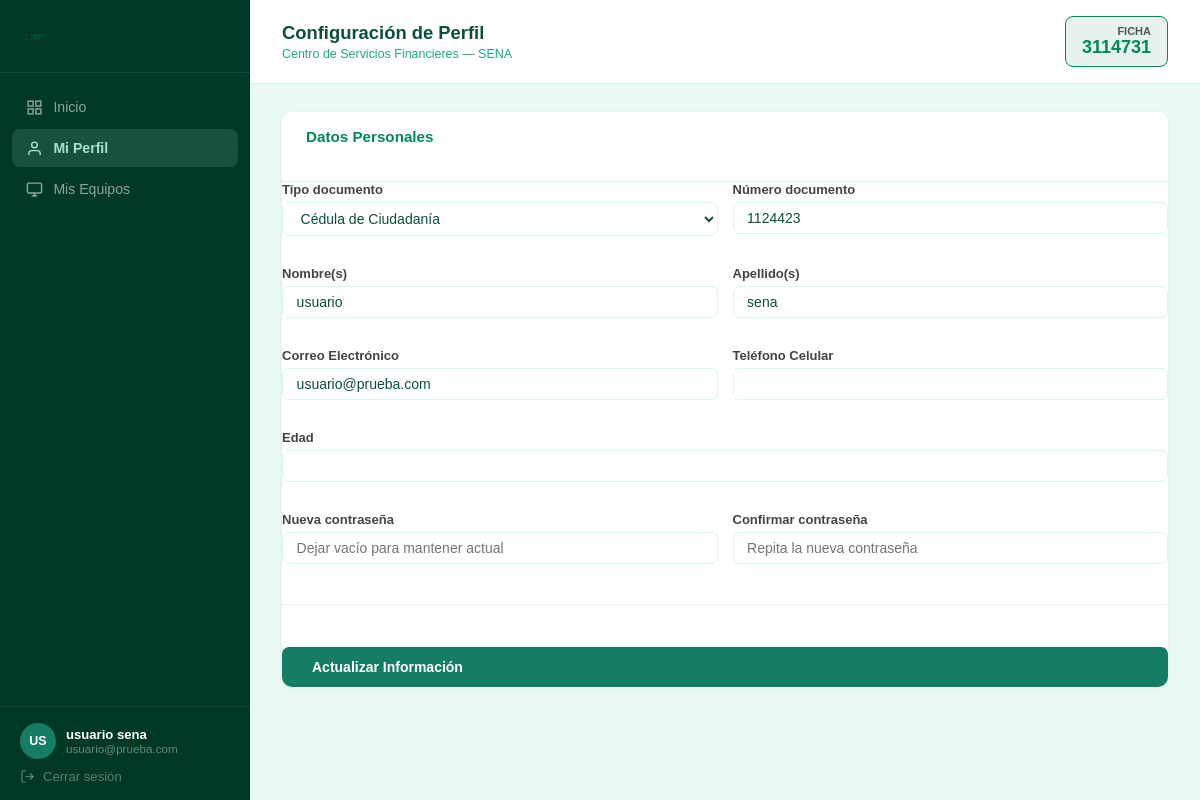
Screenshot of /usuarios/perfil/ (signed in) with the database file from the repository.
### usuarios/models.py (models this page shows, shortened)
class Usuario(AbstractUser):
    ROL_CHOICES = [
        ('admin',     'Administrador'),
        ('vigilante', 'Vigilante'),
        ('aprendiz', 'Aprendiz'),
        ('instructor','Instructor'),
    ]
    email           = models.EmailField(unique=True)
    tipoDocumento   = models.CharField(max_length=2)
    numeroDocumento = models.CharField(max_length=20, unique=True)
    nombre          = models.CharField(max_length=50)
    apellido        = models.CharField(max_length=50)
    edad            = models.PositiveIntegerField(blank=True, null=True)
    telefono        = models.CharField(max_length=15, blank=True, null=True)
    rol = models.CharField(
        max_length=20,
        choices=ROL_CHOICES,
        default='aprendiz',
    )
    USERNAME_FIELD  = 'email'
    REQUIRED_FIELDS = ['username', 'nombre', 'apellido']

class Ficha(models.Model):
    codigo = models.CharField(
        max_length=20,
        unique=True
    )
    programa = models.CharField(
        max_length=200
    )
    jornada = models.CharField(
        max_length=50
    )
    aprendices = models.ManyToManyField(
        Usuario,
        limit_choices_to={'rol': 'aprendiz'},
        related_name="fichas"
    )

### usuarios/views.py (the view)
# urls.py: path('perfil/', views.perfil, name='perfil'),
@login_required
def perfil(request):
    signer = TimestampSigner()
    documento = getattr(
        request.user,
        'numeroDocumento',
        str(request.user.id)
    )
    token_qr = signer.sign(
        str(documento)
    )
    return render(
        request,
        'usuarios/perfil.html',
        {
            'token_qr': token_qr
        }
    )

### usuarios/templates/usuarios/perfil.html (shortened to what this page needs)
{% load static %}
<!DOCTYPE html>
<html lang="es">
<head>
    <link rel="stylesheet" href="{% static 'css/mainConfig.css' %}">
    <link rel="stylesheet" href="{% static 'css/dashboard.css' %}">
    <link rel="stylesheet" href="{% static 'css/perfil.css' %}">
</head>
<body>
<div class="dash-layout">
    <aside class="dash-sidebar">
        <div class="dash-brand">
            <img src="{% static 'img/identic_sena 2-largo.png' %}" alt="Identic SENA" class="dash-logo">
        </div>
<nav class="dash-nav">
        <a href="{% url 'inicio' %}" class="dash-nav-item">
            <svg viewBox="0 0 24 24" fill="none" stroke="currentColor" stroke-width="2">
                <rect x="3" y="3" width="7" height="7"/><rect x="14" y="3" width="7" height="7"/>
                <rect x="3" y="14" width="7" height="7"/><rect x="14" y="14" width="7" height="7"/>
            </svg>
            Inicio
            <a href="{% url 'perfil' %}" class="dash-nav-item dash-nav-item--activo">
                <svg viewBox="0 0 24 24" fill="none" stroke="currentColor" stroke-width="2">
                    <path d="M20 21v-2a4 4 0 0 0-4-4H8a4 4 0 0 0-4 4v2"/>
                    <circle cx="12" cy="7" r="4"/>
                </svg>
                Mi Perfil
            </a>
            <a href="{% url 'gestionar_equipos' %}" class="dash-nav-item">
                <svg viewBox="0 0 24 24" fill="none" stroke="currentColor" stroke-width="2">
                    <rect x="2" y="3" width="20" height="14" rx="2" ry="2"/>
                    <line x1="8" y1="21" x2="16" y2="21"/>
                    <line x1="12" y1="17" x2="12" y2="21"/>
                </svg>
                Mis Equipos
            </a>
        </nav>
        <div class="dash-sidebar-footer">
            <div class="dash-user-info">
                <div class="dash-avatar">{{ user.nombre|first|upper }}{{ user.apellido|first|upper }}</div>
                <div>
                    <div class="dash-user-nombre">{{ user.nombre }} {{ user.apellido }}</div>
                    <div class="dash-user-rol">{{ user.email }}</div>
                </div>
            </div>
            <a href="{% url 'logout' %}" class="dash-logout">
                <svg viewBox="0 0 24 24" fill="none" stroke="currentColor" stroke-width="2">
                    <path d="M9 21H5a2 2 0 0 1-2-2V5a2 2 0 0 1 2-2h4"/>
                    <polyline points="16 17 21 12 16 7"/><line x1="21" y1="12" x2="9" y2="12"/>
                </svg>
                Cerrar sesión
            </a>
        </div>
    </aside>
    <div class="dash-main">
        <header class="dash-topbar">
            <div class="flex-header-perfil">
                <div>
                    <h1 class="dash-topbar-titulo">Configuración de Perfil</h1>
                    <span class="dash-topbar-sub">Centro de Servicios Financieres — SENA</span>
                </div>
                <div class="perfil-ficha-badge">
                    <span class="ficha-label">Ficha</span>
                    {% if user.fichas.exists %}
                        <span class="ficha-valor">{{ user.fichas.first.codigo }}</span>
                    {% else %}
                        <span class="ficha-valor ficha-valor--vacio">Sin asignar</span>
                    {% endif %}
                </div>
            </div>
        </header>
        <main class="dash-contenido">
            <form action="{% url 'perfil' %}" method="POST" class="grid-perfil-layout">
                <div class="dash-card">
                    <div class="dash-card-header">
                        <h2 class="dash-card-titulo" style="color: #00875A; margin-bottom: 20px;">Datos Personales</h2>
                    </div>
                    <div class="grid-formulario-campos">
                        <div class="form-grupo">
                            <label class="form-label">Tipo documento</label>
                            <select name="tipoDocumento" class="dash-input">
                                <option value="cc" {% if user.tipoDocumento == 'cc' or estudiante.tipoDocumento == 'cc' %}selected{% endif %}>Cédula de Ciudadanía</option>
                            </select>
                        </div>
                        <div class="form-grupo">
                            <label class="form-label" for="{{ form.numeroDocumento.id_for_label }}">Número documento</label>
                            <input type="text" name="{{ form.numeroDocumento.html_name|default:'numeroDocumento' }}" id="{{ form.numeroDocumento.id_for_label|default:'id_numeroDocumento' }}" class="dash-input" value="{{ user.numeroDocumento|default:'' }}">
                        </div>
                        <div class="form-grupo">
                            <label class="form-label" for="{{ form.nombre.id_for_label }}">Nombre(s)</label>
                            <input type="text" name="{{ form.nombre.html_name|default:'nombre' }}" id="{{ form.nombre.id_for_label|default:'id_nombre' }}" class="dash-input" value="{{ user.nombre|default:'' }}">
                        </div>
                        <div class="form-grupo">
                            <label class="form-label" for="{{ form.apellido.id_for_label }}">Apellido(s)</label>
                            <input type="text" name="{{ form.apellido.html_name|default:'apellido' }}" id="{{ form.apellido.id_for_label|default:'id_apellido' }}" class="dash-input" value="{{ user.apellido|default:'' }}">
                        </div>
                        <div class="form-grupo">
                            <label class="form-label" for="{{ form.email.id_for_label }}">Correo Electrónico</label>
                            <input type="email" name="{{ form.email.html_name|default:'email' }}" id="{{ form.email.id_for_label|default:'id_email' }}" class="dash-input" value="{{ user.email|default:'' }}">
                        </div>
                        <div class="form-grupo">
                            <label class="form-label" for="{{ form.telefono.id_for_label }}">Teléfono Celular</label>
                            <input type="text" name="{{ form.telefono.html_name|default:'telefono' }}" id="{{ form.telefono.id_for_label|default:'id_telefono' }}" class="dash-input" value="{{ user.telefono|default:'' }}">
                        </div>
                        <div class="form-grupo full-width">
                            <label class="form-label" for="{{ form.edad.id_for_label }}">Edad</label>
                            <input type="number" name="{{ form.edad.html_name|default:'edad' }}" id="{{ form.edad.id_for_label|default:'id_edad' }}" class="dash-input" value="{{ user.edad|default:'' }}">
                        </div>
                        <div class="form-grupo">
                            <label class="form-label" for="{{ form.contrasena.id_for_label }}">Nueva contraseña</label>
                            <input type="password" name="{{ form.contrasena.html_name|default:'contrasena' }}" id="{{ form.contrasena.id_for_label|default:'id_contrasena' }}" class="dash-input" placeholder="Dejar vacío para mantener actual">
                        </div>
                        <div class="form-grupo">
                            <label class="form-label" for="{{ form.confirmarContrasena.id_for_label }}">Confirmar contraseña</label>
                            <input type="password" name="{{ form.confirmarContrasena.html_name|default:'confirmarContrasena' }}" id="{{ form.confirmarContrasena.id_for_label|default:'id_confirmarContrasena' }}" class="dash-input" placeholder="Repita la nueva contraseña">
                        </div>
                    </div>
                    <div class="perfil-form-footer">
                        <button type="submit" class="dash-btn dash-btn--verde" style="padding: 12px 30px;">Actualizar Información</button>
                    </div>
                </div>
            </form>
        </main>
    </div>
</div>
</body>
</html>

### static/css/mainConfig.css (style rules this page uses)
:root { --colorBlanco: #ffffff; --colorTurquesa: #a4e1d1; --colorVerdeClaro: #8dd9c6; --colorVerde: #20a585; --colorVerdePrincipal: #157c65; --colorVerdeMuyOscuro: #0b4f3e; --colorSuperOscuro: #003826; --verdeHover: #1a8f72; --verdeSuave: #e9faf5; --verdeSuave2: #d6f5ec; }
* { margin: 0; padding: 0; }

### static/css/dashboard.css (style rules this page uses)
body { font-family: 'Segoe UI', system-ui, sans-serif; }
.dash-layout { display: flex; min-height: 100vh; background: var(--verdeSuave); }
.dash-sidebar { width: 250px; background: var(--colorSuperOscuro); display: flex; flex-direction: column; position: sticky; top: 0; height: 100vh; flex-shrink: 0; }
.dash-brand { display: flex; align-items: center; gap: 10px; padding: 1.4rem 1.25rem 1.2rem; border-bottom: 1px solid rgba(255, 255, 255, .08); }
.dash-logo { width: 30px; height: 30px; object-fit: contain; }
.dash-nav { flex: 1; padding: 1rem 0.75rem; display: flex; flex-direction: column; gap: 3px; }
.dash-nav-item { display: flex; align-items: center; gap: 10px; padding: 0.65rem 0.9rem; border-radius: 8px; color: rgba(255, 255, 255, .55); text-decoration: none; font-size: 0.88rem; transition: background .15s, color .15s; }
.dash-nav-item svg { width: 17px; height: 17px; flex-shrink: 0; }
.dash-nav-item--activo { background: rgba(164, 225, 209, .15); color: var(--colorTurquesa); font-weight: 600; }
.dash-sidebar-footer { padding: 1rem 1.25rem; border-top: 1px solid rgba(255, 255, 255, .07); display: flex; flex-direction: column; gap: 10px; }
.dash-user-info { display: flex; align-items: center; gap: 10px; }
.dash-avatar { border-radius: 50%; background: var(--colorVerdePrincipal); color: #fff; font-weight: 700; display: flex; align-items: center; justify-content: center; flex-shrink: 0; font-size: 0.78rem; width: 36px; height: 36px; }
.dash-user-nombre { color: #fff; font-size: 0.82rem; font-weight: 600; white-space: nowrap; overflow: hidden; text-overflow: ellipsis; }
.dash-user-rol { color: rgba(255, 255, 255, .4); font-size: 0.73rem; }
.dash-logout { display: flex; align-items: center; gap: 8px; color: rgba(255, 255, 255, .35); text-decoration: none; font-size: 0.82rem; transition: color .15s; }
.dash-logout svg { width: 15px; height: 15px; }
.dash-main { flex: 1; display: flex; flex-direction: column; min-width: 0; }
.dash-topbar { background: #fff; border-bottom: 1px solid var(--verdeSuave2); padding: 1rem 2rem; display: flex; align-items: baseline; gap: 1rem; }
.dash-topbar-titulo { font-size: 1.15rem; font-weight: 700; color: var(--colorVerdeMuyOscuro); }
.dash-topbar-sub { font-size: 0.78rem; color: var(--colorVerde); }
.dash-contenido { padding: 1.75rem 2rem; display: flex; flex-direction: column; gap: 1.5rem; }
.dash-card { background: #fff; border-radius: 10px; box-shadow: 0 1px 4px rgba(11, 79, 62, .08); overflow: hidden; }
.dash-card-header { display: flex; align-items: center; justify-content: space-between; padding: 1rem 1.5rem; border-bottom: 1px solid var(--verdeSuave2); flex-wrap: wrap; gap: 0.75rem; }
.dash-card-titulo { font-size: 0.95rem; font-weight: 700; color: var(--colorVerdeMuyOscuro); }
.dash-btn { display: inline-flex; align-items: center; gap: 6px; padding: 0.5rem 1rem; border-radius: 7px; border: none; font-size: 0.875rem; font-weight: 600; cursor: pointer; text-decoration: none; transition: opacity .15s, transform .1s; white-space: nowrap; }
.dash-btn--verde { background: var(--colorVerdePrincipal); color: #fff; }
.dash-input { padding: 0.44rem 0.85rem; border: 1px solid var(--verdeSuave2); border-radius: 7px; font-size: 0.875rem; color: var(--colorVerdeMuyOscuro); outline: none; transition: border-color .15s; background: #fff; }
.form-grupo { margin-bottom: 15px; }
.form-label { display: block; font-size: 13px; font-weight: 600; margin-bottom: 5px; color: #444; }
.perfil-ficha-badge { background: #e6f3ed; border: 1px solid #00875A; padding: 8px 16px; border-radius: 8px; display: flex; flex-direction: column; align-items: flex-end; }
.ficha-label { font-size: 11px; text-transform: uppercase; color: #555; font-weight: bold; }
.ficha-valor { font-size: 18px; font-weight: 800; color: #00875A; }

### rows the page displays
Usuario: nombre|first "U", apellido|first "S", nombre "usuario", apellido "sena", email "usuario@prueba.com", fichas.first.codigo "3114731", numeroDocumento "1124423"
